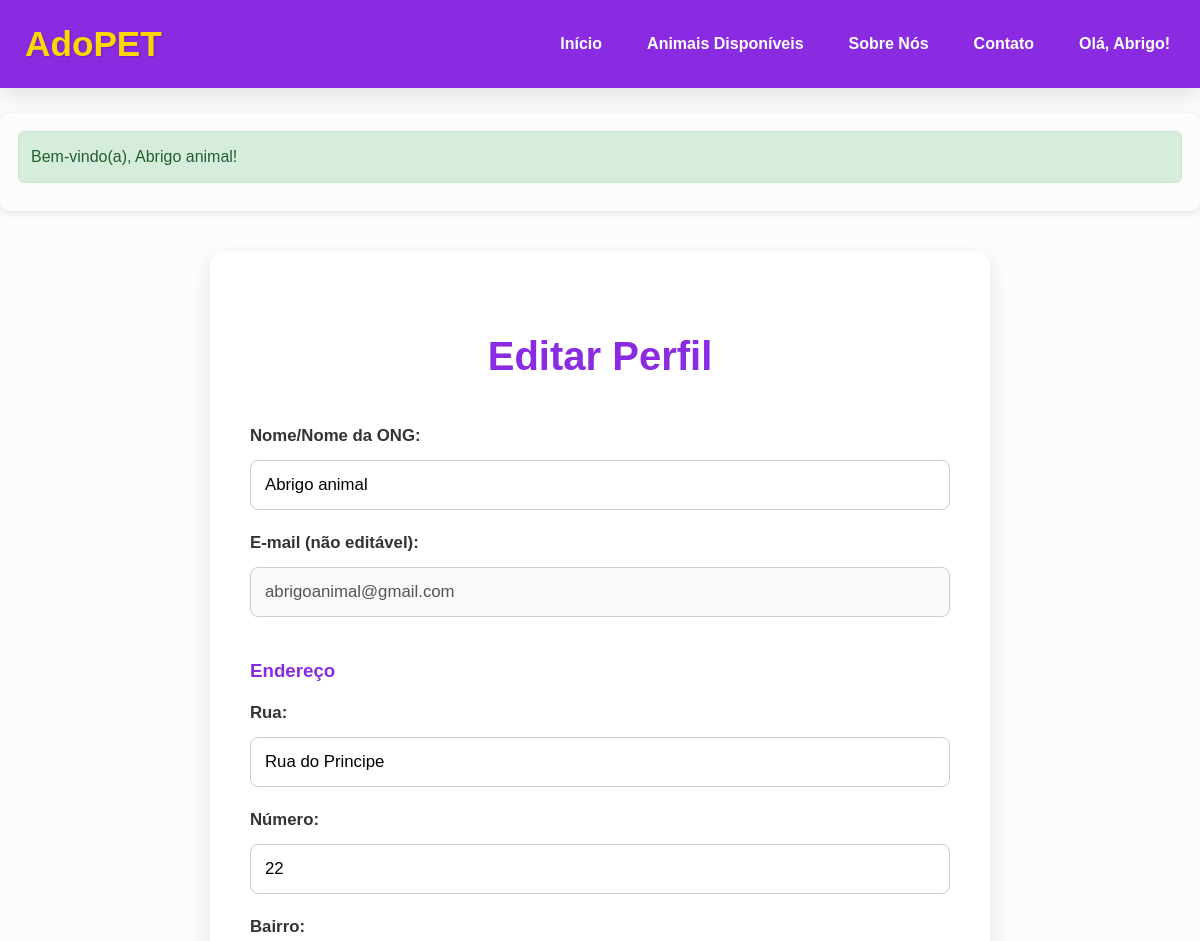
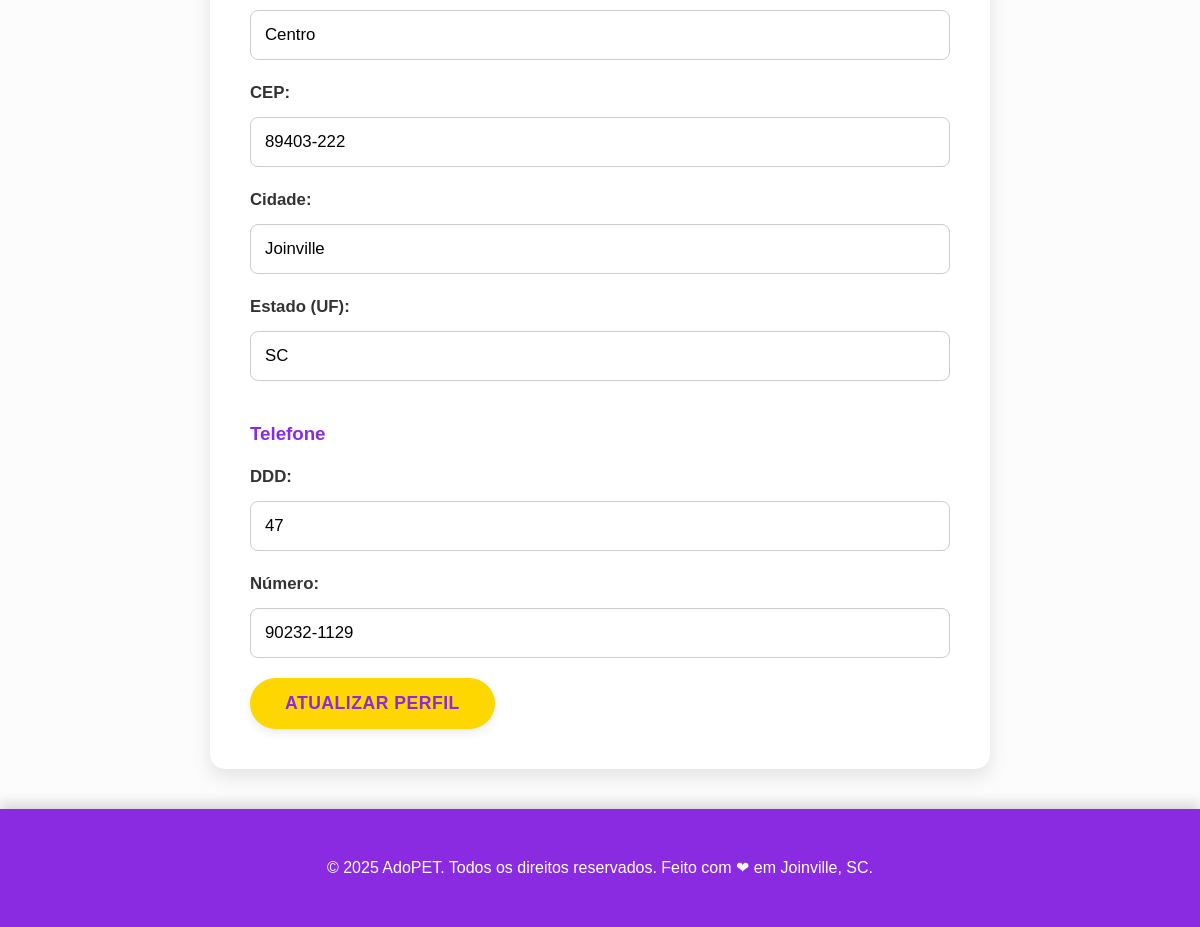
Screenshot of /editar_perfil.php (signed in) with the database file from the repository (2 pictures, top to bottom).
### tables this page shows
CREATE TABLE `usuarios` (
  `id` int(11) NOT NULL,
  `nome` varchar(255) NOT NULL,
  `email` varchar(255) NOT NULL,
  `senha` varchar(255) NOT NULL,
  `id_tipo_usuario` int(11) NOT NULL,
  `documento` varchar(20) DEFAULT NULL,
  `id_endereco` int(11) DEFAULT NULL,
  `descricao` text DEFAULT NULL,
  `status` enum('Ativo','Inativo','Bloqueado') DEFAULT 'Ativo',
  `data_cadastro` timestamp NOT NULL DEFAULT current_timestamp()
);

CREATE TABLE `enderecos` (
  `id` int(11) NOT NULL,
  `rua` varchar(255) NOT NULL,
  `numero` varchar(20) NOT NULL,
  `bairro` varchar(100) NOT NULL,
  `cep` varchar(10) NOT NULL,
  `cidade` varchar(100) NOT NULL,
  `estado` varchar(2) NOT NULL,
  `pais` varchar(100) DEFAULT 'Brasil',
  `complemento` varchar(255) DEFAULT NULL,
  `data_cadastro` timestamp NOT NULL DEFAULT current_timestamp()
);

CREATE TABLE `telefones` (
  `id` int(11) NOT NULL,
  `id_usuario` int(11) NOT NULL,
  `descricao` varchar(50) DEFAULT NULL,
  `ddd` varchar(3) NOT NULL,
  `numero` varchar(10) NOT NULL
);

### editar_perfil.php (the view, shortened to what this page needs)
<?php
include 'templates/header.php';
$user_id = $_SESSION['user_id'];
$conn = get_db_connection();
$stmt = $conn->prepare("SELECT u.*, e.* FROM usuarios u LEFT JOIN enderecos e ON u.id_endereco = e.id WHERE u.id = ?");
$stmt->bind_param("i", $user_id);
$stmt->execute();
$usuario = $stmt->get_result()->fetch_assoc();
$telefone = ['ddd' => '', 'numero' => ''];
$stmt_tel = $conn->prepare("SELECT ddd, numero FROM telefones WHERE id_usuario = ?");
$stmt_tel->bind_param("i", $user_id);
$stmt_tel->execute();
$result_tel = $stmt_tel->get_result();
if ($tel = $result_tel->fetch_assoc()) {
    $telefone = $tel;
}
?>
<section class="form-section">
    <h2>Editar Perfil</h2>
    <form method="POST" action="editar_perfil.php">
        <label for="nome">Nome/Nome da ONG:</label>
        <input type="text" id="nome" name="nome" required value="<?php echo htmlspecialchars($usuario['nome']); ?>">
        <label for="email">E-mail (não editável):</label>
        <input type="email" id="email" name="email" value="<?php echo htmlspecialchars($usuario['email']); ?>" disabled>
        <h3>Endereço</h3>
        <label for="rua">Rua:</label>
        <input type="text" id="rua" name="rua" required value="<?php echo htmlspecialchars($usuario['rua'] ?? ''); ?>">
        <label for="numero">Número:</label>
        <input type="text" id="numero" name="numero" required value="<?php echo htmlspecialchars($usuario['numero'] ?? ''); ?>">
        <label for="bairro">Bairro:</label>
        <input type="text" id="bairro" name="bairro" required value="<?php echo htmlspecialchars($usuario['bairro'] ?? ''); ?>">
        <label for="cep">CEP:</label>
        <input type="text" id="cep" name="cep" required value="<?php echo htmlspecialchars($usuario['cep'] ?? ''); ?>">
        <label for="cidade">Cidade:</label>
        <input type="text" id="cidade" name="cidade" required value="<?php echo htmlspecialchars($usuario['cidade'] ?? ''); ?>">
        <label for="estado">Estado (UF):</label>
        <input type="text" id="estado" name="estado" maxlength="2" required value="<?php echo htmlspecialchars($usuario['estado'] ?? ''); ?>">
        <h3>Telefone</h3>
        <label for="ddd">DDD:</label>
        <input type="text" id="ddd" name="ddd" maxlength="3" required value="<?php echo htmlspecialchars($telefone['ddd']); ?>">
        <label for="numero_telefone">Número:</label>
        <input type="text" id="numero_telefone" name="numero_telefone" required value="<?php echo htmlspecialchars($telefone['numero']); ?>">
        <button type="submit" class="btn-primary">Atualizar Perfil</button>
    </form>
</section>
<?php include 'templates/footer.php'; ?>

### static/css/style.css (style rules this page uses)
:root { --amarelo: #FFD700; --azul-violeta: #8A2BE2; --vermelho-violeta: #EE82EE; --cinza-claro: #fcfcfc; --cinza-medio: #eaeaea; --cinza-escuro: #333; --branco: #fff; --preto: #000; --status-disponivel: #28a745; --status-adotado: #6c757d; --status-pendente: #ffc107; --status-em-analise: #17a2b8; --status-aprovado: #28a745; --status-rejeitado: #dc3545; --shadow-light: 0 4px 10px rgba(0,0,0,0.08); --shadow-medium: 0 8px 20px rgba(0,0,0,0.1); --shadow-heavy: 0 12px 25px rgba(0,0,0,0.2); }
body { font-family: 'Poppins', sans-serif; margin: 0; padding: 0; background-color: var(--cinza-claro); color: var(--cinza-escuro); line-height: 1.6; -webkit-font-smoothing: antialiased; scroll-behavior: smooth; }
h1, h2, h3, h4, h5, h6 { font-family: 'Montserrat', sans-serif; color: var(--azul-violeta); margin-bottom: 0.8em; font-weight: 700; }
.btn-primary, .btn-secondary { padding: 15px 35px; border: none; border-radius: 30px; text-decoration: none; font-weight: 700; cursor: pointer; transition: background-color 0.3s ease, transform 0.2s ease, box-shadow 0.3s ease; display: inline-block; font-size: 1.1rem; text-transform: uppercase; letter-spacing: 0.5px; box-shadow: var(--shadow-light); }
.btn-primary { background-color: var(--amarelo); color: var(--azul-violeta); transition: background-color 0.3s ease, transform 0.2s ease, box-shadow 0.3s ease; }
.form-section { background-color: var(--branco); padding: 40px; border-radius: 15px; box-shadow: var(--shadow-medium); max-width: 700px; margin: 40px auto; }
.form-section h2 { text-align: center; color: var(--azul-violeta); margin-bottom: 35px; font-size: 2.5rem; }
.form-section form label { display: block; margin-bottom: 10px; font-weight: 600; color: var(--cinza-escuro); font-size: 1.05rem; }
.form-section form input[type="text"], .form-section form input[type="email"], .form-section form input[type="password"], .form-section form input[type="number"], .form-section form select, .form-section form textarea, .form-section form input[type="file"] { width: 100%; padding: 14px; margin-bottom: 20px; border: 1px solid #ccc; border-radius: 8px; box-sizing: border-box; font-size: 1.05rem; transition: border-color 0.3s ease, box-shadow 0.3s ease; }
:root { --roxo-claro-bg: #f5f0ff; }

### rows the page displays
usuarios: nome "Abrigo animal", email "abrigoanimal@gmail.com", rua "Rua do Principe", numero "22", bairro "Centro", cep "89403-222", cidade "Joinville", estado "SC"
telefones: ddd "47", numero_telefone "90232-1129"

### other values shown
explode(' ', $_SESSION['user_name'])[0] "Abrigo"
$_SESSION['flash_message']['message'] "Bem-vindo(a), Abrigo animal!"
